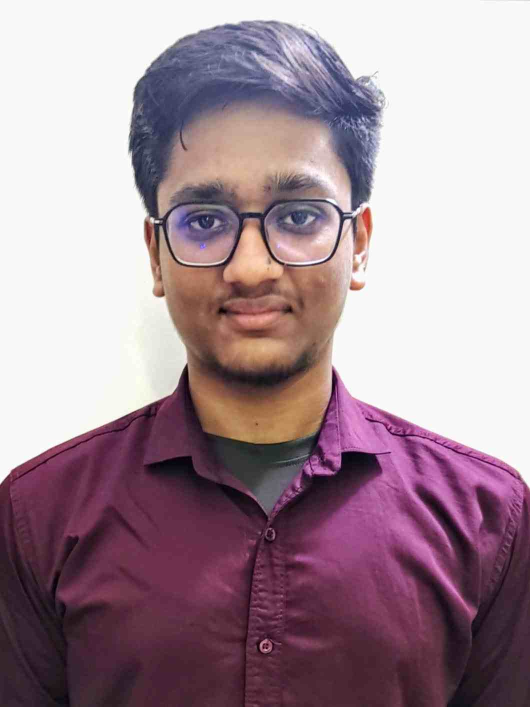
#> input picture scripts/images/kakashi.jpg, 1060 x 1413 px, given in place of the camera (shown at 1/2 size)
$ python shape.py   (older library calls are emulated)
#> lines starting #> are read from the running program, lines starting #| are printed output that depends on the picture; after the words box and inside, x2 and y2 are one past the last pixel; in counts of white or black regions, pixels touching at a corner belong together
import cv2
import numpy as np


def nothing(x):
    # any operation
    pass

cap = cv2.VideoCapture(0)

cv2.namedWindow("Trackbars")
cv2.createTrackbar("L-H", "Trackbars", 0, 180, nothing)
cv2.createTrackbar("L-S", "Trackbars", 66, 255, nothing)
cv2.createTrackbar("L-V", "Trackbars", 134, 255, nothing)
cv2.createTrackbar("U-H", "Trackbars", 180, 180, nothing)
cv2.createTrackbar("U-S", "Trackbars", 255, 255, nothing)
cv2.createTrackbar("U-V", "Trackbars", 243, 255, nothing)

font = cv2.FONT_HERSHEY_COMPLEX

while True:
    _, frame = cap.read()
#> frame is the input picture: shape (1413, 1060, 3); mean B, G, R 152.2, 142, 164.9
    hsv = cv2.cvtColor(frame, cv2.COLOR_BGR2HSV)
#> hsv: shape (1413, 1060, 3); mean H, S, V 78.5, 64.2, 167.1

    l_h = cv2.getTrackbarPos("L-H", "Trackbars")
    l_s = cv2.getTrackbarPos("L-S", "Trackbars")
    l_v = cv2.getTrackbarPos("L-V", "Trackbars")
    u_h = cv2.getTrackbarPos("U-H", "Trackbars")
    u_s = cv2.getTrackbarPos("U-S", "Trackbars")
    u_v = cv2.getTrackbarPos("U-V", "Trackbars")

    lower_red = np.array([l_h, l_s, l_v])
    upper_red = np.array([u_h, u_s, u_v])

    mask = cv2.inRange(hsv, lower_red, upper_red)
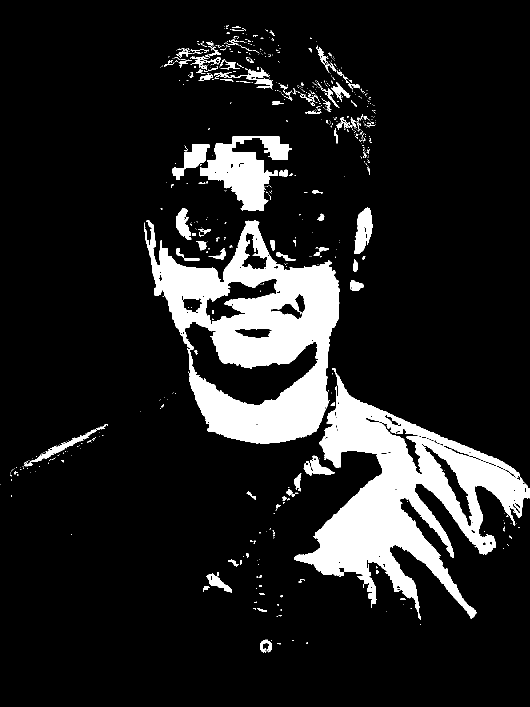
#> mask: shape (1413, 1060) (shown at 1/2 size); 13% white; 658 white regions (549 under 20 px), largest, box (x1, y1, x2, y2) and area: (588, 736, 1060, 1240) 80699, (289, 440, 679, 887) 80052, (400, 272, 584, 422) 12921
    kernel = np.ones((5, 5), np.uint8)
    mask = cv2.erode(mask, kernel)
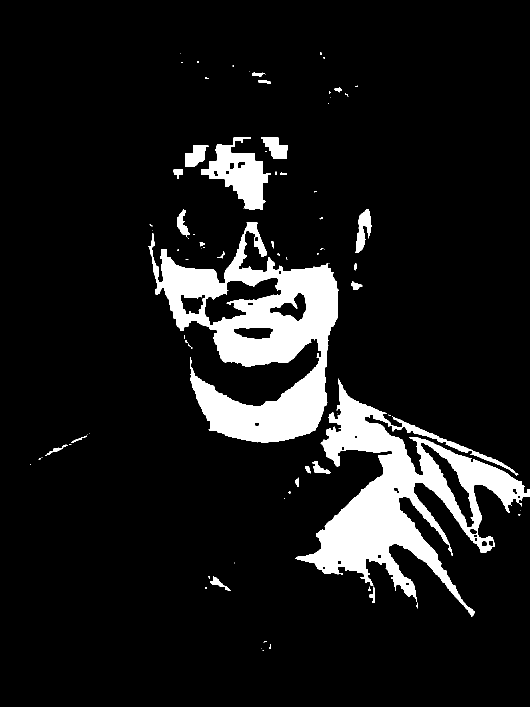
#> mask: shape (1413, 1060) (shown at 1/2 size); 10.1% white; 82 white regions (52 under 20 px)

    # Contours detection
    if int(cv2.__version__[0]) > 3:
        # Opencv 4.x.x
        contours, _ = cv2.findContours(mask, cv2.RETR_TREE, cv2.CHAIN_APPROX_SIMPLE)
#> contours = 109 contours, 58 with area under 20; largest, box (x1, y1, x2, y2) and area: (297, 444, 677, 885) 78526, (591, 757, 1060, 1233) 68314, (402, 275, 542, 420) 9106, (408, 555, 563, 651) 6572, (841, 885, 949, 1056) 4247
    else:
        # Opencv 3.x.x
        _, contours, _ = cv2.findContours(mask, cv2.RETR_TREE, cv2.CHAIN_APPROX_SIMPLE)

    for cnt in contours:
        area = cv2.contourArea(cnt)
        approx = cv2.approxPolyDP(cnt, 0.02*cv2.arcLength(cnt, True), True)
        x = approx.ravel()[0]
        y = approx.ravel()[1]

        if area > 400:
            cv2.drawContours(frame, [approx], 0, (0, 0, 0), 5)

            # if len(approx) == 3:
            #     cv2.putText(frame, "Triangle", (x, y), font, 1, (0, 0, 0))
            if len(approx) == 4:
                cv2.putText(frame, "Rectangle", (x, y), font, 1, (0, 0, 0))
                cv2.drawContours(frame, [approx], 0, (0, 0, 0), 5)
                cv2.imwrite('images/c1.png', frame)
#> this loop made 109 passes
#> (area, x, y) on passes 7, 9, 17, 18, 20, 23, 25, 30, 31, 32, 33, 34: (116, 747, 1174), (277, 426, 1152), (77.5, 597, 955), (80, 610, 932), (324, 624, 924), (127, 135, 890), (50.5, 173, 871), (68313.5, 677, 757), (40, 811, 1165), (34, 645, 1133), (59.5, 674, 1122), (58, 754, 1110)
#> (area, approx, x, y) on pass 44: (4247, [[842, 885], [914, 944], [938, 986], [942, 1055]], 842, 885)
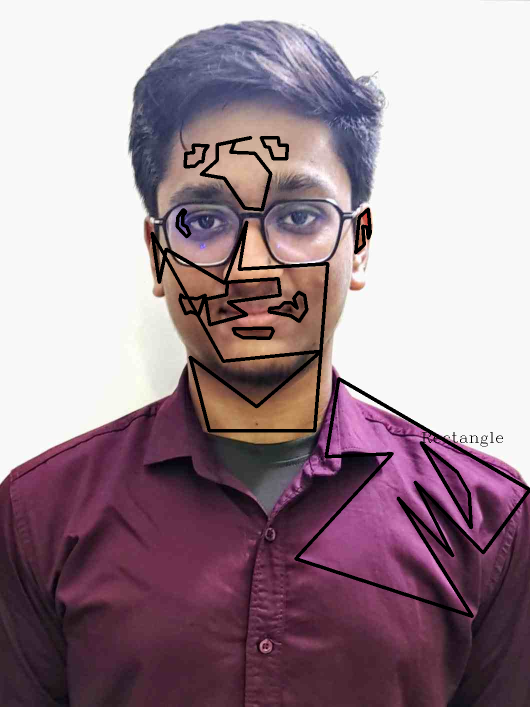
#> frame: shape (1413, 1060, 3) (shown at 1/2 size); 3.31% of pixels changed, all inside (x1, y1, x2, y2) = (301, 272, 1060, 1236)
            # elif 10 < len(approx) < 20:
            #     cv2.putText(frame, "Circle", (x, y), font, 1, (0, 0, 0))


    cv2.imshow("Frame", frame)
    cv2.imshow("Mask", mask)

    key = cv2.waitKey(1)
#> (key Esc is pressed here)
    if key == 27:
        break

cap.release()
cv2.destroyAllWindows()
